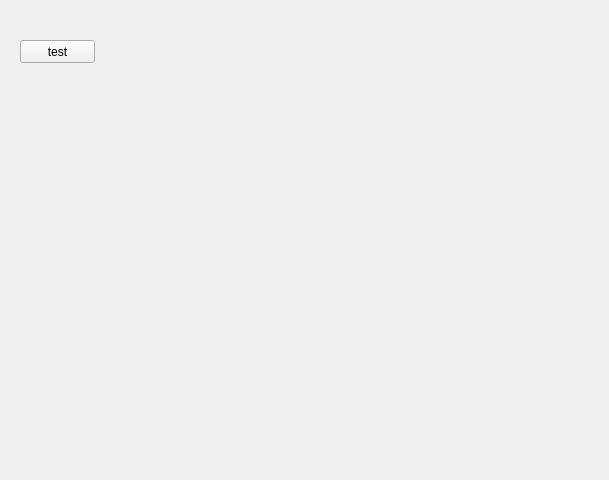
<?xml version="1.0" encoding="UTF-8"?>
<ui version="4.0">
 <class>Sprzedawca</class>
 <widget class="QWidget" name="Sprzedawca">
  <property name="geometry">
   <rect>
    <x>0</x>
    <y>0</y>
    <width>609</width>
    <height>480</height>
   </rect>
  </property>
  <property name="windowTitle">
   <string>Form</string>
  </property>
  <widget class="QPushButton" name="pushButton">
   <property name="geometry">
    <rect>
     <x>20</x>
     <y>40</y>
     <width>75</width>
     <height>23</height>
    </rect>
   </property>
   <property name="text">
    <string>test</string>
   </property>
  </widget>
 </widget>
 <resources/>
 <connections/>
</ui>
